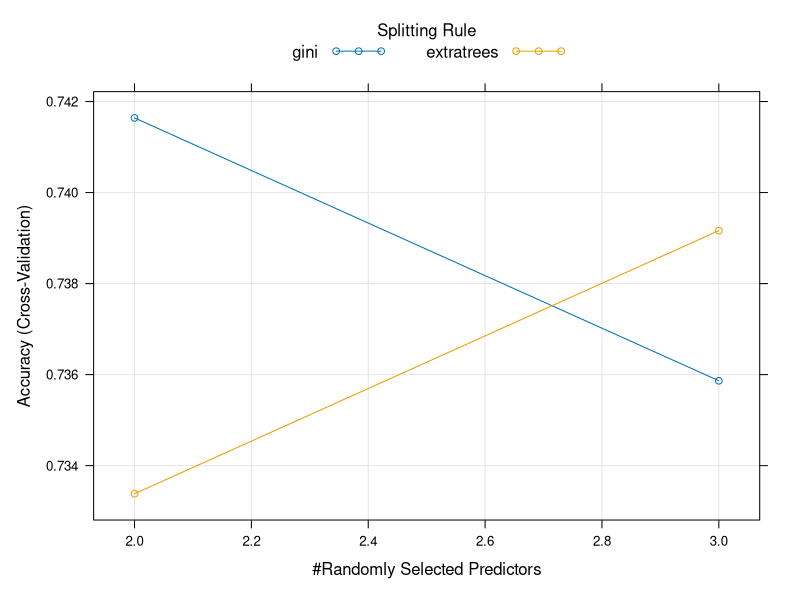
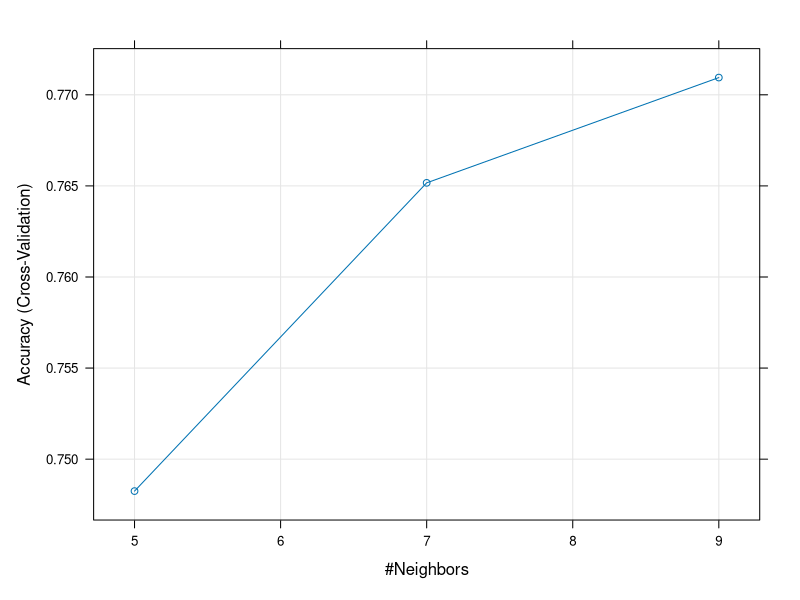

These charts were generated, in order, by the following R code:
#set up library
library(plyr)
library(ggplot2)
library(ROCR)
library(caret)

#import data 
vote_data <- read.csv("vote_drough.csv",header=T)

###############################
##### Data Pre processing #####
###############################

#Data structure check (vote_data year 2012)
names(vote_data)
str(vote_data)
# 0 is blue , 1 is red
table(vote_data$target)
#baseline when the model predict all RED = 0.79 
2384 / (643+2384)

#create data frame choose only necessary variables 
working_data <- data.frame(county = vote_data$county , state = vote_data$state , None = vote_data$None , D0 = vote_data$D0 , D1 = vote_data$D1, D2 = vote_data$D2 , D3 = vote_data$D3 , D4 = vote_data$D4 , target = as.factor(vote_data$target))
#splitting the data 
#create(split) INDEX for training data set only. [It's not split the data]
set.seed(12)

split_index <- createDataPartition(working_data$target,p=0.8,list=F)
train_data <- working_data[split_index,] 
test_data <- working_data[-split_index,]
nrow(working_data)
nrow(train_data)
nrow(test_data)

#create model

#create trainControl for reuse 
trainControl <- trainControl(method = "cv", number = 5) 

###################################
####### Logistic Regression #######
###################################

logistic_model <- train(target ~ D0 + D1 + D2 + D3 + D4 + None , train_data , 
                        trControl = trainControl , 
                        method = "glm", 
                        preProcess = c("zv","center","scale","pca"))
#predict 
#train data set 
logistic_pred_train <- predict(logistic_model,type="raw")
summary(logistic_pred_train)
#test data set 
logistic_pred_test <- predict(logistic_model,newdata=test_data,type="raw")
summary(logistic_pred_test)

#Confusion Matrix with train data
confusionMatrix(as.factor(logistic_pred_train),train_data$target,mode='everything')

#Confusion Matrix with test data
confusionMatrix(as.factor(logistic_pred_test),test_data$target,mode='everything')

###################################
######### Random Forrest ##########
###################################
randomF_model <- train(target ~ D0 + D1 + D2 + D3 + D4 + None , train_data , 
                       trControl = trainControl , 
                       method = "ranger", 
                       tuneLength = 4,
                       preProcess = c("zv","center","scale","pca"))
plot(randomF_model)

#predict model with data
#train data set 
randomF_pred_train <- predict(randomF_model,type="raw")
summary(randomF_pred_train)
#test data set 
randomF_pred_test <- predict(randomF_model,newdata=test_data,type="raw")
summary(randomF_pred_test)

#Confusion Matrix with train data
confusionMatrix(as.factor(randomF_pred_train),train_data$target,mode='everything')

#Confusion Matrix with test data
confusionMatrix(as.factor(randomF_pred_test),test_data$target,mode='everything')

###################################
############## KNN ################
###################################
knn_model <- train(target ~ D0 + D1 + D2 + D3 + D4 + None , train_data , 
                       trControl = trainControl , 
                       method = "knn", 
                       preProcess = c("zv","center","scale","pca"))
plot(knn_model)
print(knn_model)

#prediction
#train data set 
knn_pred_train <- predict(knn_model,type="raw")

#test data set 
knn_pred_test <- predict(knn_model,newdata=test_data,type="raw")

#Confusion Matrix with train data 
confusionMatrix(as.factor(knn_pred_train),train_data$target,mode='everything')

#Confusion Matrix with test data
confusionMatrix(as.factor(knn_pred_test),test_data$target,mode='everything')

############################################################

#Plot ROC and AUC 
